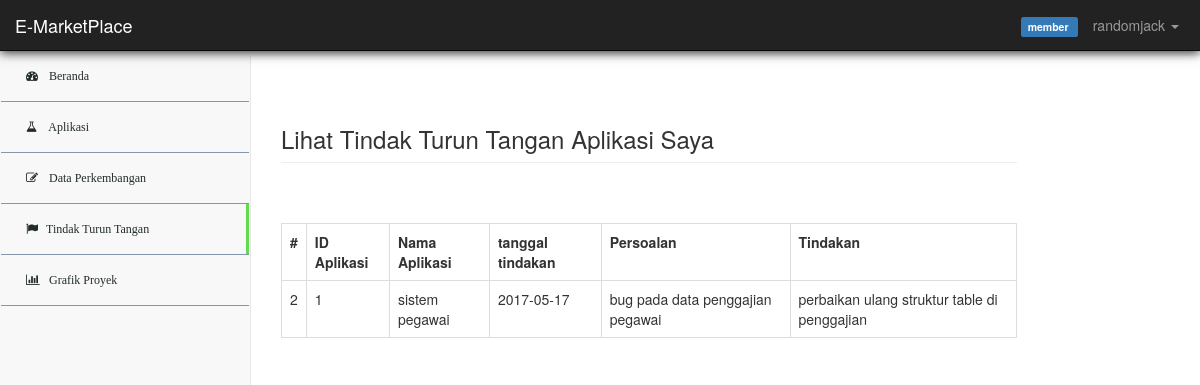
Page /?user=tindak_turun_tangan (signed in) on the earlier database version.
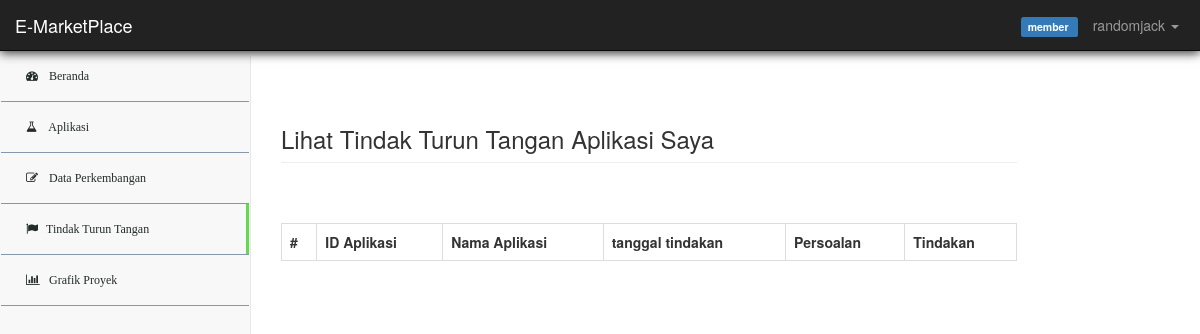
Same page on the later database version.
### tables this page shows
CREATE TABLE `tindak_tt` (
  `id_aplikasi` int(5) DEFAULT NULL,
  `id_ttt` int(5) NOT NULL,
  `tgl` date DEFAULT NULL,
  `persoalan` tinytext,
  `tindakan` text
);

CREATE TABLE `data_aplikasi` (
  `id_aplikasi` int(5) NOT NULL,
  `nama_aplikasi` tinytext,
  `kontraktor` tinytext,
  `lokasi` tinytext,
  `tanggal_mulai` date DEFAULT NULL,
  `id_user` int(5) DEFAULT NULL,
  `gambar_aplikasi` text NOT NULL,
  `status` enum('belum','sedang','sudah') NOT NULL DEFAULT 'belum'
);

### routing/user_config.php (called while the page is built)
<?php
  include 'core/conn.php';
  $user = $_SESSION['SES_MarketPlace'];
  $sql = "SELECT * FROM user where username = '$user' " ;
  $query = mysqli_query($conn,$sql);
  $r = mysqli_fetch_array($query);
  $hak_akses = $r['hak_akses'];
  $id_user = $r['id_user'];
 ?>

### core/db.php (called while the page is built, shortened)
<?php
class Database
{
	public function __construct(){
		$this->con = mysqli_connect("localhost","root","rootreload","aplikasi_proyek");
		}
	}
?>

### core/action.php (called while the page is built, shortened)
<?php
include "db.php";
class Table extends Database
{
	public function view($table){
		$sql = "SELECT * FROM ".$table;
		$array = array();
		$query = mysqli_query($this->con,$sql);
		while($r = mysqli_fetch_assoc($query)){
			$array[] = $r;
		}
		return $array;
	}
}
class TableAdvanced extends Table
{
	public function select($table,$where){
		$sql = "";
		$condition = "";
		foreach ($where as $key => $value) {
			$condition .= $key . "='" . $value . "' AND ";
		}
		$condition = substr($condition, 0, -5);
		$sql .= "SELECT * FROM ".$table." WHERE ".$condition;
		$query = mysqli_query($this->con,$sql);
		$row = mysqli_fetch_array($query);
		return $row;
	}
}
$table = new TableAdvanced;
?>

### pages/tindak_turun_tangan.php (the view, shortened to what this page needs)
<div class="row">
	<div class="col-sm-10">
		<?php if ($hak_akses == 'member'): ?>
			<h3 class="page-header">Lihat Tindak Turun Tangan Aplikasi Saya</h3>
		<?php elseif (($hak_akses == 'programmer') || ($hak_akses == 'analis' )): ?>
			<h3 class="page-header">Lihat Tindak Turun Tangan Semua Aplikasi</h3>
		<?php elseif ($hak_akses == ('manager_marketing')): ?>
			<h3 class="page-header">Kelola Tindak Turun Tangan Semua Aplikasi</h3>
		<?php endif; ?>
	</div>
	<div class="col-sm-10">
		<br/><br/>
		<table class="table table-bordered">
			<tr>
				<th>#</th>
				<th>ID Aplikasi</th>
				<th>Nama Aplikasi</th>
				<th>tanggal tindakan</th>
				<th>Persoalan</th>
				<th>Tindakan</th>
			</tr>
			<?php
			$where = array('id_user' => $id_user );
			$apprt = $table->select("data_aplikasi",$where);
			$myrow = $table->view("tindak_tt");
			foreach ($myrow as $tr) {
				if ($hak_akses == 'member') {?>
					<?php if ($apprt['id_aplikasi'] == $tr['id_aplikasi']): ?>
					<tr>
						<td><?= $tr["id_ttt"]; ?></td>
						<td><?= $tr["id_aplikasi"]; ?></td>
						<td>
						<?php
						$id_app = $tr["id_aplikasi"];
						$where = array("id_aplikasi"=>$id_app);
						$r = $table->select("data_aplikasi",$where);
						echo $r['nama_aplikasi'];
						 ?>
						 </td>
						<td><?= $tr["tgl"]; ?></td>
						<td><?= $tr["persoalan"]; ?></td>
						<td><?= $tr["tindakan"]; ?></td>
					</tr>
					<?php endif; ?>
				<?php }
			}
			?>
		</table>
	</div>
</div>

### pages/navbar.php (shortened to what this page needs)
<nav class="box-shadow navbar navbar-inverse navbar-fixed-top" role="navigation" id="dvs_linear_horizontal ">
   <?php if (isset($_SESSION['SES_MarketPlace'])): ?>
      <?php include 'routing/user_config.php'; ?>
      <div class="navbar-header">
         <a class="navbar-brand" href="#">E-MarketPlace</a>
      </div>
      <div class="">
      <ul class="nav navbar-right navbar-top-links">
         <?php if ($hak_akses == 'administrator'): ?>
            <li>
               <?php
               $r_user = $table->viewwhere('user',array('hak_akses' => 'pengunjung' ));
               $jml_pengunjung = count($r_user); ?>
               <?php if ($jml_pengunjung): ?>
                  <a href="?user=user">
                     <i class="fa fa-bell"></i> Calon Member <span class="label label-success">+<?=$jml_pengunjung ?></span>
                  </a>
               <?php endif; ?>
            </li>
            <span class="label label-danger">
         <?php elseif($hak_akses == ('programmer'||'analis')): ?>
            <span class="label label-primary">
         <?php elseif($hak_akses == 'manager_marketing'): ?>
            <span class="label label-success">
         <?php elseif($hak_akses == 'direktur'): ?>
            <span class="label label-info">
         <?php endif; ?>
            <?php echo $hak_akses; ?>
         </span>
            <li class="dropdown">
               <a class="dropdown-toggle" data-toggle="dropdown" href="#">
                   <?php echo $r['nama_user']; ?> <b class="caret"></b>
               </a>
                   </li>
               </ul>
      <?php else : ?>
         <ul class="nav navbar-nav navbar-right">
         </ul>
      <?php endif; ?>
</nav>
<h3>navbar</h3>

Differences in the rows shown:
removed tindak_tt: id_ttt "2", id_aplikasi "1", id_aplikasi.nama_aplikasi "sistem pegawai", tgl "2017-05-17", persoalan "bug pada data penggajian pegawai", tindakan "perbaikan ulang struktur table di penggajian"
